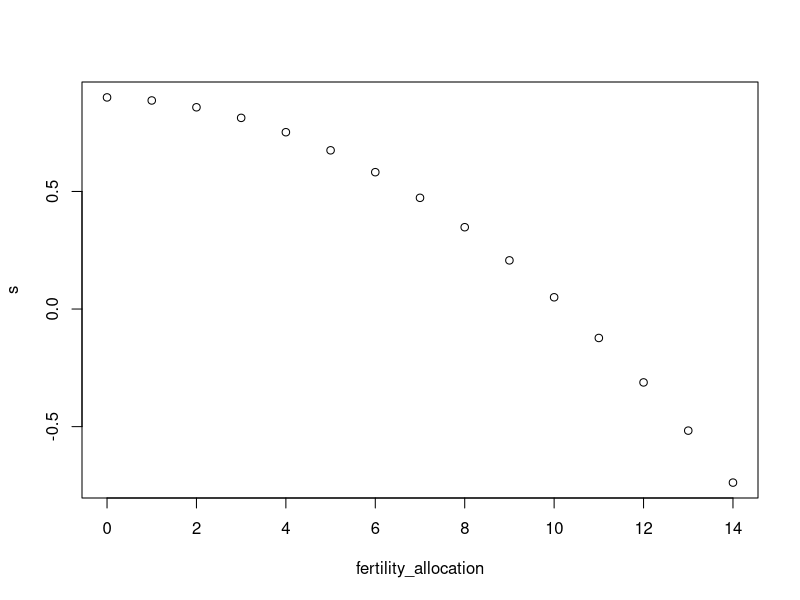
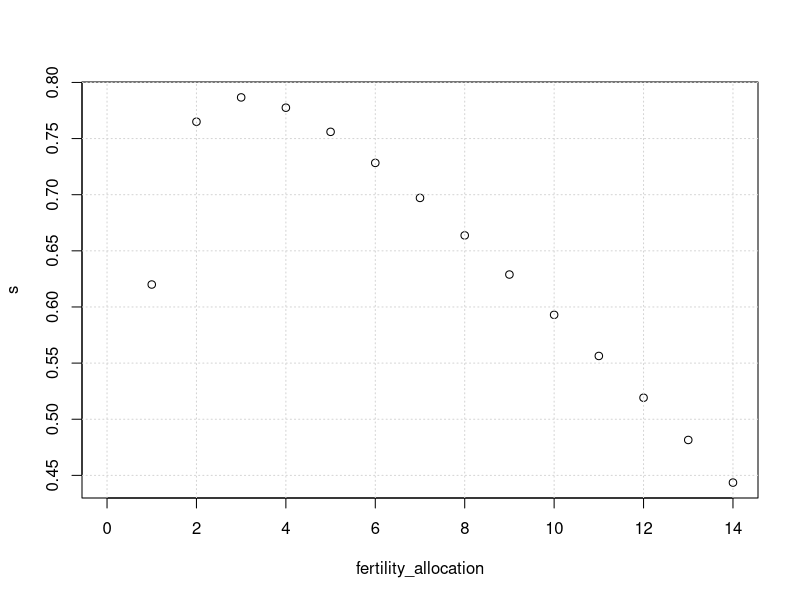
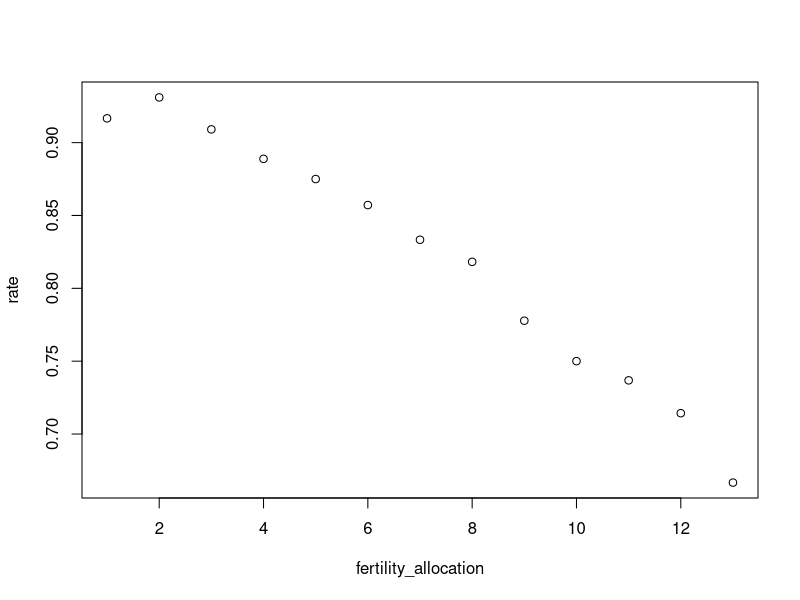
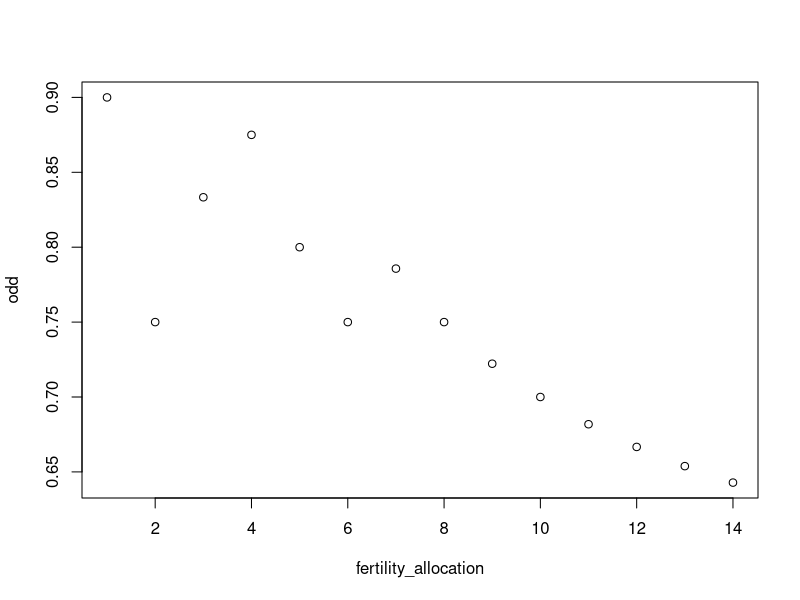
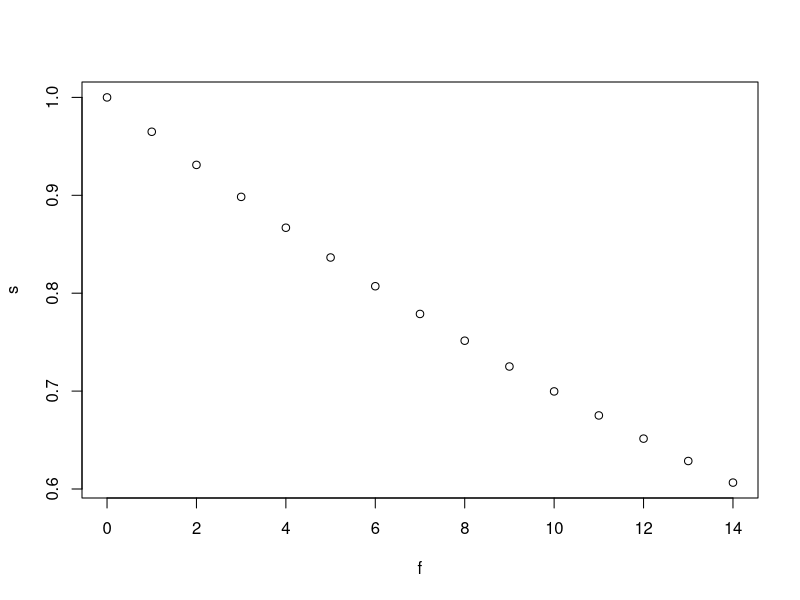
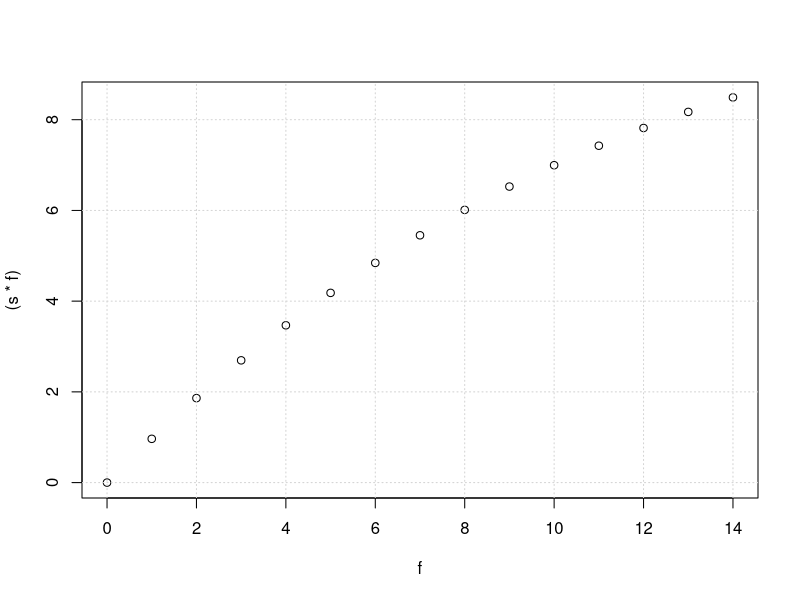

Write R code to recreate these figures, in order. (Note: this script raises an error after producing the figures.)
# this script visualize the relationship between offspring survival (success/rate) and fertility allocation # nolint

rm(list = ls())

# parameters
max_num_offspring <- 14
fertility_allocation <- seq(0, 14)
survival_birth <- 0.95
death_birth <- 1 - survival_birth

# option 1: death rate as a linear function of fertility allocation
# death_rate <- (1 - survival_birth) + survival_birth * fertility_allocation / max_num_offspring # nolintr

# option 2: death rate as a concave function of fertility allocation
death_rate <- 1 - survival_birth ^ fertility_allocation

# option 3:
s <- 0.9 - 0.005 * fertility_allocation - 0.008 * fertility_allocation^2

plot(s ~ fertility_allocation)


# Option 4:
fertility_allocation <- seq(0, 14)
s <- -0.99 + 1.23 * fertility_allocation - 0.06 * fertility_allocation^2

s <- -0.37 + 1.03 * fertility_allocation - 0.04 * fertility_allocation^2

s <- s / fertility_allocation

plot(s ~ fertility_allocation)
grid()


# Option 5:
odd <- c(12, 14.5, 11, 9, 8, 7, 6, 5.5, 4.5, 4, 3.8, 3.5, 3)
rate <- 1 - (1 / odd)
fertility_allocation <- seq(1, 13)

lm(rate ~ fertility_allocation + I(fertility_allocation ^ 2))
plot(rate ~ fertility_allocation)

fertility_allocation <- seq(1, 14)
odd <- c(0.9, 1.5, 2.5, 3.5, 4, 4.5, 5.5, 6, 6.5, 7, 7.5, 8, 8.5, 9)
odd <- odd/fertility_allocation
plot(odd ~ fertility_allocation)

# 6
f <- seq(0, 14)
s <- exp(0.5 * (-f/14))
plot(s ~ f)
plot((s * f) ~ f)
grid()

# plot the relationship
# pdf(file = "./figures/density_dependent_death.pdf")
plot(death_rate ~ fertility_allocation, type = "l", xlab = "Fertility Allocation", ylab = "Death Rate", main = "Density-Dependent Death Rate", ylim = c(0, 1))
points(death_rate ~ fertility_allocation, pch = 19)
grid(col = "gray", lty = "dotted")
# dev.off()

# compare effects of different survival rates
# survival_birth <- seq(0, 1, 0.1)
# for (s in survival_birth) {
#    death_rate <- 1 - s ^ fertility_allocation
#    lines(death_rate ~ fertility_allocation, lty = s * 10)
# }